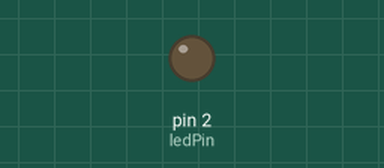
This sketch was run on a simulated Arduino Uno, built with avr-gcc and run on an emulated ATmega328P. On the bench: output pins drawn as LEDs (lit = HIGH). What the sketch prints to the serial monitor is not drawn.

Above: at 1.3 s.
At 9.8 s:
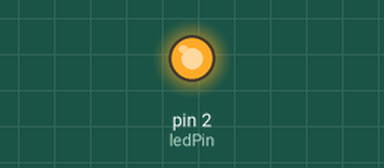
Timing chart, 0 to 10.1 s (numbered marks = the images above):
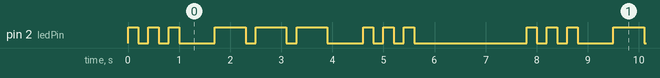

The sketch:

sos_morse.ino
```cpp
const int ledPin = 2;
const unsigned long DOT_ON = 200;
const unsigned long DASH_ON = 600;
const unsigned long SYMBOL_GAP = 200;
const unsigned long LETTER_GAP = 500;
const unsigned long SOS_GAP = 2000;

enum State {
  S_DOT, S_GAP, S_TO_O_GAP,
  O_DASH, O_GAP, O_TO_S_GAP,
  LAST_S_DOT, LAST_S_GAP, SOS_WAIT
};

State currentState = S_DOT;
unsigned long previousMillis = 0;
unsigned long stateStartTime = 0;
int dotCount = 0;
int dashCount = 0;
bool ledOn = false;

void setup() {
  Serial.begin(115200);
  pinMode(ledPin, OUTPUT);
  digitalWrite(ledPin, LOW);
}

void loop() {
  unsigned long currentMillis = millis();
  switch (currentState) {
    case S_DOT:
      if (!ledOn) { stateStartTime = currentMillis; ledOn = true; digitalWrite(ledPin, HIGH); }
      if (currentMillis - stateStartTime >= DOT_ON) {
        digitalWrite(ledPin, LOW); ledOn = false; dotCount++;
        previousMillis = currentMillis; currentState = S_GAP;
      }
      break;
    case S_GAP:
      if (currentMillis - previousMillis >= SYMBOL_GAP) {
        if (dotCount < 3) currentState = S_DOT;
        else { dotCount = 0; previousMillis = currentMillis; currentState = S_TO_O_GAP; }
      }
      break;
    case S_TO_O_GAP:
      if (currentMillis - previousMillis >= LETTER_GAP) currentState = O_DASH;
      break;
    case O_DASH:
      if (!ledOn) { stateStartTime = currentMillis; ledOn = true; digitalWrite(ledPin, HIGH); }
      if (currentMillis - stateStartTime >= DASH_ON) {
        digitalWrite(ledPin, LOW); ledOn = false; dashCount++;
        previousMillis = currentMillis; currentState = O_GAP;
      }
      break;
    case O_GAP:
      if (currentMillis - previousMillis >= SYMBOL_GAP) {
        if (dashCount < 3) currentState = O_DASH;
        else { dashCount = 0; previousMillis = currentMillis; currentState = O_TO_S_GAP; }
      }
      break;
    case O_TO_S_GAP:
      if (currentMillis - previousMillis >= LETTER_GAP) currentState = LAST_S_DOT;
      break;
    case LAST_S_DOT:
      if (!ledOn) { stateStartTime = currentMillis; ledOn = true; digitalWrite(ledPin, HIGH); }
      if (currentMillis - stateStartTime >= DOT_ON) {
        digitalWrite(ledPin, LOW); ledOn = false; dotCount++;
        previousMillis = currentMillis; currentState = LAST_S_GAP;
      }
      break;
    case LAST_S_GAP:
      if (currentMillis - previousMillis >= SYMBOL_GAP) {
        if (dotCount < 3) currentState = LAST_S_DOT;
        else { dotCount = 0; previousMillis = currentMillis; currentState = SOS_WAIT; Serial.println("一轮SOS发送完成"); }
      }
      break;
    case SOS_WAIT:
      if (currentMillis - previousMillis >= SOS_GAP) currentState = S_DOT;
      break;
  }
}
```

Measured:
- by itself, pin 2 (ledPin): repeats every 7.8 s: 2 × (LOW 0.20 s, HIGH 0.20 s), LOW 0.70 s, 2 × (HIGH 0.60 s, LOW 0.20 s), HIGH 0.60 s, LOW 0.70 s, 2 × (HIGH 0.20 s, LOW 0.20 s), HIGH 0.20 s, LOW 2.2 s, HIGH 0.20 s
- by itself, everything shown: repeats every 7.8 s, in 18 steps
